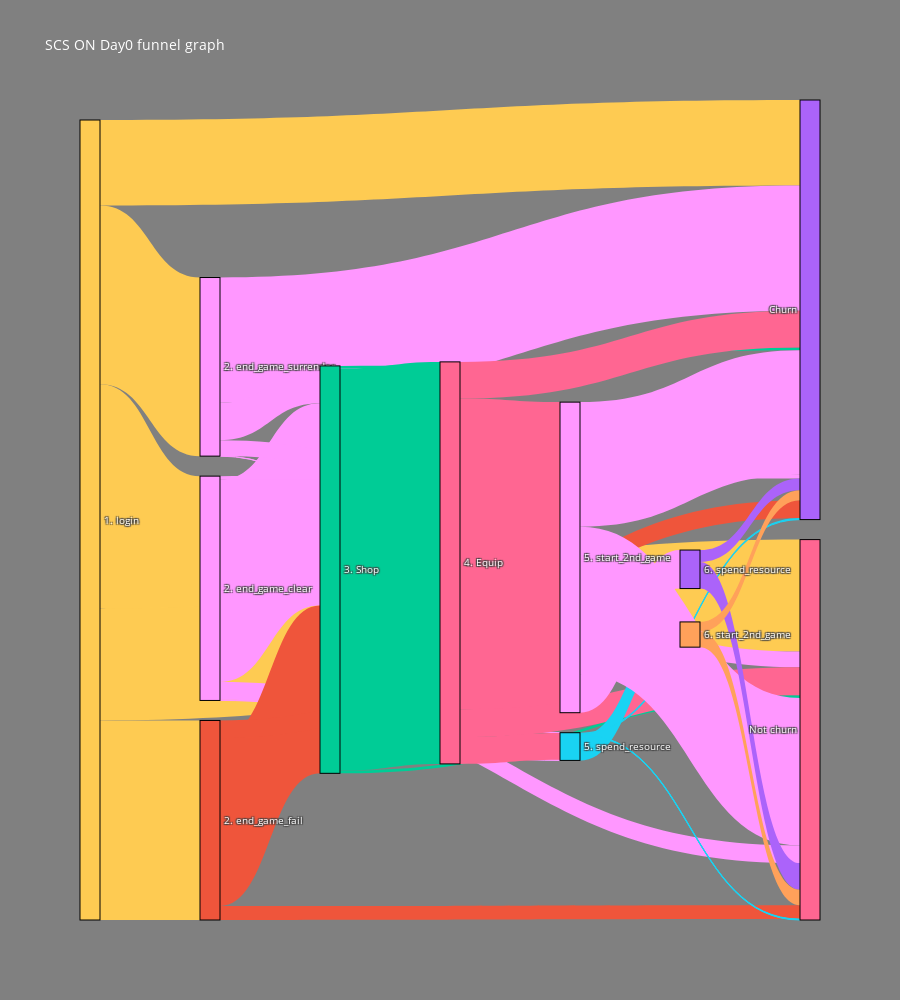

Notebook cell for this chart:
### Code cell
# df = pd.read_csv('data/scs_stage_1.csv')
fig = create_funnel_graph(df, chart_title='SCS ON Day0 funnel graph')

fig.show()

### Figure 1 — Plotly figure (JSON) as saved in the notebook; plotly's stock layout.template omitted (floating-point values rounded to 4 significant figures; data arrays with more than 128 entries replaced by an {"elided": "..."} marker saying what was removed)
{"data": [{"link": {"color": ["#FECB52", "#FECB52", "#FECB52", "#FECB52", "#FECB52", "#FF97FF", "#FF97FF", "#FF97FF", "#FF97FF", "#EF553B", "#EF553B", "#EF553B", "#FF97FF", "#FF97FF", "#FF97FF", "#FF97FF", "#00CC96", "#00CC96", "#00CC96", "#FF6692", "#FF6692", "#FF6692", "#FF6692", "#19D3F3", "#19D3F3", "#19D3F3", "#19D3F3", "#19D3F3", "#FF97FF", "#FF97FF", "#FF97FF", "#AB63FA", "#AB63FA", "#FFA15A", "#FFA15A"], "customdata": [0.2804, 0.2494, 0.2233, 0.1399, 0.107, 0.9016, 0.07932, 0.01606, 0.003012, 0.8409, 0.08916, 0.06998, 0.7011, 0.2093, 0.08827, 0.001261, 0.9867, 0.006633, 0.006633, 0.7725, 0.09132, 0.06947, 0.06667, 0.9106, 0.04065, 0.01626, 0.01626, 0.01626, 0.475, 0.401, 0.124, 0.6901, 0.3099, 0.6071, 0.3929], "hovertemplate": "%{customdata:.1%} from <b>%{source.label}</b> to <b>%{target.label}</b><extra></extra>", "source": [0, 0, 0, 0, 0, 5, 5, 5, 5, 9, 9, 9, 12, 12, 12, 12, 16, 16, 16, 19, 19, 19, 19, 23, 23, 23, 23, 23, 28, 28, 28, 31, 31, 33, 33], "target": [5, 9, 12, 38, 39, 16, 38, 39, 23, 16, 39, 38, 39, 16, 38, 23, 19, 39, 38, 28, 39, 38, 23, 33, 39, 39, 38, 38, 38, 39, 31, 38, 39, 38, 39], "value": [996, 886, 793, 497, 380, 898, 79, 16, 3, 745, 79, 62, 556, 166, 70, 1, 1785, 12, 12, 1379, 163, 124, 119, 112, 5, 2, 2, 2, 655, 553, 171, 118, 53, 68, 44]}, "node": {"color": ["#FECB52", "#FECB52", "#FECB52", "#FECB52", "#FECB52", "#FF97FF", "#FF97FF", "#FF97FF", "#FF97FF", "#EF553B", "#EF553B", "#EF553B", "#FF97FF", "#FF97FF", "#FF97FF", "#FF97FF", "#00CC96", "#00CC96", "#00CC96", "#FF6692", "#FF6692", "#FF6692", "#FF6692", "#19D3F3", "#19D3F3", "#19D3F3", "#19D3F3", "#19D3F3", "#FF97FF", "#FF97FF", "#FF97FF", "#AB63FA", "#AB63FA", "#FFA15A", "#FFA15A", "#FF97FF", "#EF553B", "#FF97FF", "#FF6692", "#AB63FA", "#00CC96", "#FF6692", "#AB63FA", "#19D3F3", "#00CC96", "#AB63FA", "#FF6692", "#AB63FA", "#00CC96", "#FF6692", "#19D3F3", "#FF6692", "#AB63FA", "#FF6692", "#FF97FF", "#AB63FA", "#FF6692", "#19D3F3", "#FFA15A", "#AB63FA", "#AB63FA", "#FF6692", "#FF6692", "#FF6692", "#AB63FA", "#AB63FA", "#FF6692", "#AB63FA", "#FF6692", "#AB63FA"], "customdata": {"elided": "70x4 float values"}, "hovertemplate": "%{customdata[0]:.1%} of all user (%{customdata[3]:.2f}k) <br>Outgoing links: %{customdata[1]} <br>Incoming links: %{customdata[2]} <extra></extra>", "label": ["1. login", "1. login", "1. login", "1. login", "1. login", "2. end_game_clear", "2. end_game_clear", "2. end_game_clear", "2. end_game_clear", "2. end_game_fail", "2. end_game_fail", "2. end_game_fail", "2. end_game_surrender", "2. end_game_surrender", "2. end_game_surrender", "2. end_game_surrender", "3. Shop", "3. Shop", "3. Shop", "4. Equip", "4. Equip", "4. Equip", "4. Equip", "5. spend_resource", "5. spend_resource", "5. spend_resource", "5. spend_resource", "5. spend_resource", "5. start_2nd_game", "5. start_2nd_game", "5. start_2nd_game", "6. spend_resource", "6. spend_resource", "6. start_2nd_game", "6. start_2nd_game", "2. end_game_clear", "2. end_game_fail", "2. end_game_surrender", "Not churn", "Churn", "3. Shop", "Not churn", "Churn", "5. spend_resource", "3. Shop", "Churn", "Not churn", "Churn", "3. Shop", "Not churn", "5. spend_resource", "4. Equip", "Churn", "Not churn", "5. start_2nd_game", "Churn", "Not churn", "5. spend_resource", "6. start_2nd_game", "Churn", "Churn", "Not churn", "Not churn", "Not churn", "Churn", "6. spend_resource", "Not churn", "Churn", "Not churn", "Churn"], "line": {"color": "black", "width": 1}, "pad": 20, "thickness": 20}, "type": "sankey"}], "layout": {"font": {"color": "white", "size": 10}, "height": 1000, "paper_bgcolor": "grey", "plot_bgcolor": "rgba(0,0,0,0)", "title": {"text": "SCS ON Day0 funnel graph"}}}
